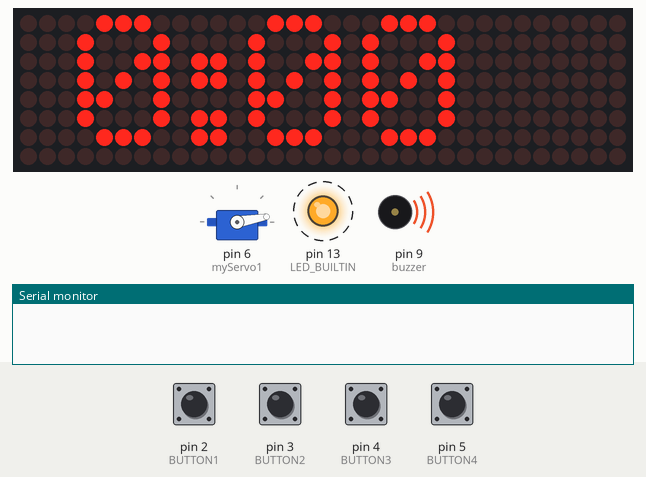
Bench run of a sketch on a simulated Arduino Uno, built with avr-gcc and run on an emulated ATmega328P. Shown: 32×8 LED matrix, servo, output pins drawn as LEDs (lit = HIGH), buzzer (waves = sounding), the last lines printed to the serial monitor. Dashed ring = blinking. The inputs (shaded band) are chosen by the test bench; at power-on: pin 2 (BUTTON1), pin 3 (BUTTON2), pin 4 (BUTTON3), pin 5 (BUTTON4) HIGH.

Above: at 1.2 s.
1.3 s: pin 3 (BUTTON2) pulled LOW for 0.15 s
At 2.7 s:
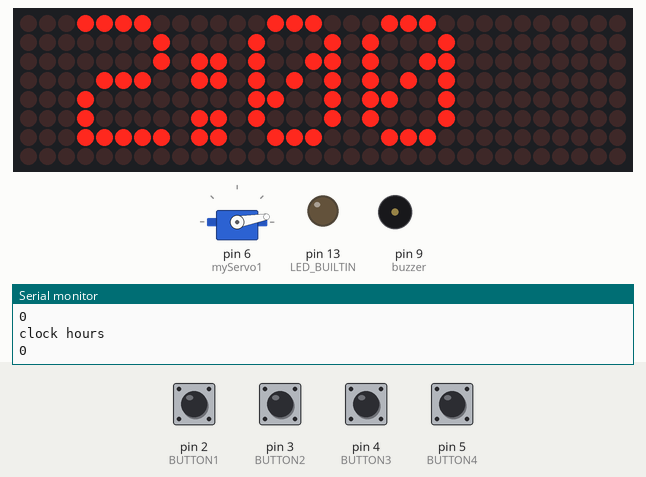
3.0 s: pin 4 (BUTTON3) pulled LOW for 1 s
At 4.7 s:
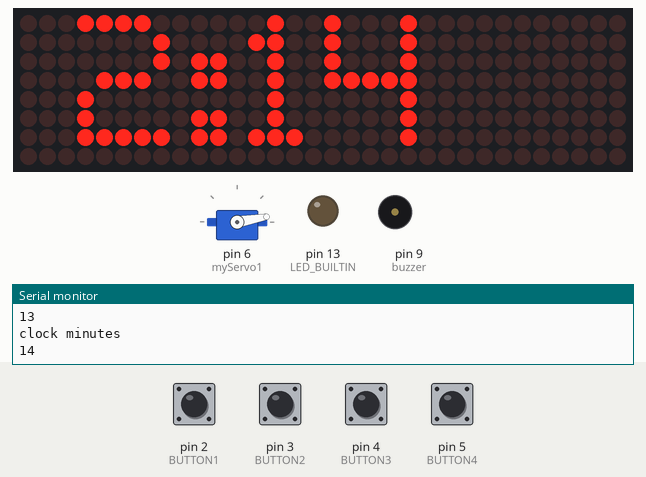
5.5 s: pin 4 (BUTTON3) pulled LOW for 0.15 s
At 6.8 s:
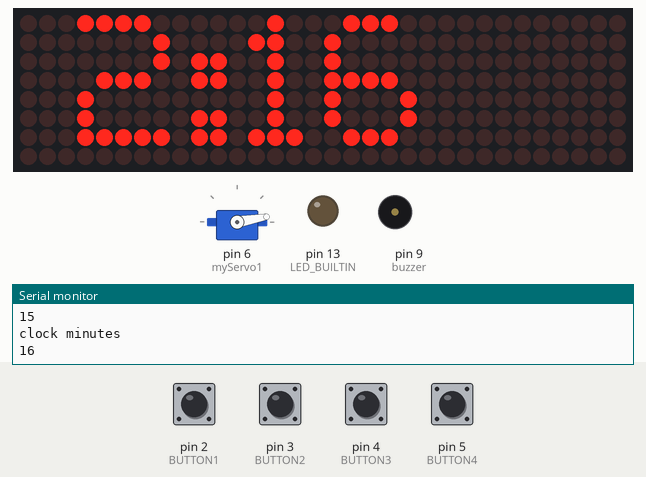
7.1 s: pin 3 (BUTTON2) pulled LOW for 1 s
At 9.0 s:
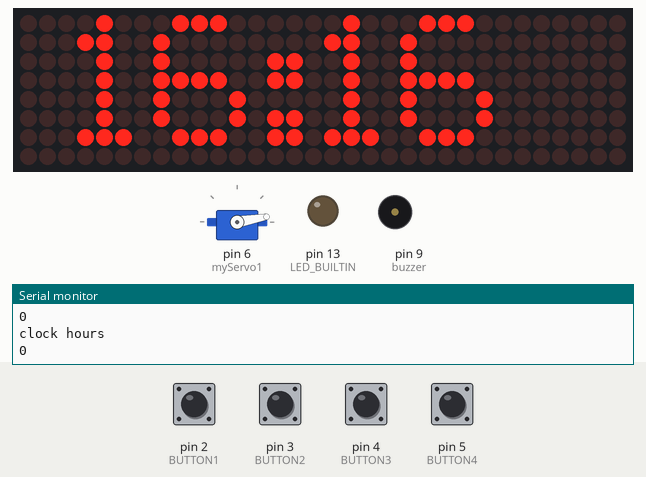
Timing chart, 0 to 10.5 s (numbered marks = the images above; inputs shaded):
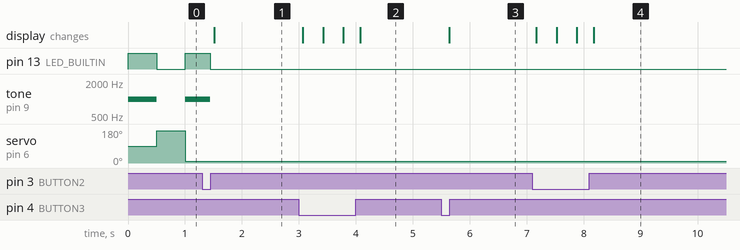

The sketch:

main.ino
```cpp
#include <MD_Parola.h>
#include <MD_MAX72xx.h>
#include <SPI.h>
#include <Servo.h>

const uint16_t WAIT_TIME = 6000;
#define SERVO_INT 500
unsigned long servo_time = millis();
#define CLOCK_INTERVAL 60000 //should be 60000

//enum state {SET_TIME , SET_ALARM, DISPLAY_TIME, ALARM, SNOOZE};

// Define the number of devices we have in the chain and the hardware interface
// NOTE: These pin numbers will probably not work with your hardware and may
// need to be adapted
#define HARDWARE_TYPE MD_MAX72XX::FC16_HW
#define MAX_DEVICES 4

#define CLK_PIN   13
#define DATA_PIN  11
#define CS_PIN    10

#define SET_TIME 0
#define SET_ALARM 1
#define DISPLAY_TIME 2
#define ALARM 3
#define SNOOZE 4

Servo myServo1;
int myServo1_max = 170;
int myServo1_min = 10;
bool myServo1_flag = 0;

long unsigned alarm_length_time=millis();

// Hardware SPI connection
MD_Parola P = MD_Parola(HARDWARE_TYPE, CS_PIN, MAX_DEVICES);
// Arbitrary output pins
// MD_Parola P = MD_Parola(HARDWARE_TYPE, DATA_PIN, CLK_PIN, CS_PIN, MAX_DEVICES);
int state;
int hour = 0;
int minutes = 0;
int set_HM;


// Hardware SPI connection

#define BUTTON1 2
#define BUTTON2 3
#define BUTTON3 4
#define BUTTON4 5

#define DEBOUNCE_TIME 70

//globals
unsigned long time;
unsigned long disp_time;
unsigned long lastDebounceTime = 0;  // the last time the output pin was toggled
unsigned long debounceDelay = 50;
unsigned long alarm_time = millis();
unsigned long clock_time = millis();
unsigned long alarm_clock_int = millis();
unsigned long clock_time_int = millis();

bool button1flag;
bool button2flag;
bool button3flag;
bool button4flag;

bool button1on;
bool button2on;
bool button3on;
bool button4on;

// Variables will change:
int ledState = HIGH;        // the current state of the output pin
int buttonState;            // the current reading from the input pin
int lastButtonState = LOW;  // the previous reading from the input pin
bool ledflag;

const int buzzer = 9; //buzzer to arduino pin 9

bool alarm_mode_on; //can be alarm or not alarm
#define HOUR_MAX 24
int alarm_H;
#define MINUTE_MAX 60
int alarm_M;

bool alarm_on; // true if alarm is on
bool snooze_on;

void print_time(int hour, int minute, MD_Parola &x)
{

  bool boResult;
  String hour_s = String(hour);
  String minute_s = String(minute);

  if (minute < 10)
    minute_s = "0" + minute_s;

  String time = " " + hour_s + ":" + minute_s;

  x.print(time);

}

int alarm_has_been_turned_on=0;
void setup() {

  Serial.begin(9600);

  P.begin();
  state = SET_TIME;
  set_HM = 0;

  //Set up buttons
  pinMode(BUTTON1, INPUT_PULLUP);
  pinMode(BUTTON2, INPUT_PULLUP);
  pinMode(BUTTON3, INPUT_PULLUP);
  pinMode(BUTTON4, INPUT_PULLUP);

  pinMode(buzzer, OUTPUT); // Set buzzer - pin 9 as an output

  pinMode(LED_BUILTIN, OUTPUT);
  digitalWrite(LED_BUILTIN, LOW);
  ledflag = false;

  button1flag = false;
  button2flag = false;
  button3flag = false;
  button4flag = false;
  alarm_mode_on = false;

  print_time(alarm_H, alarm_M, P);

  alarm_H=0;
  alarm_M=0;

  myServo1.attach(6);
}

void loop() {

  if(alarm_mode_on) {
    //SET
     if((millis()-alarm_clock_int) > 300) {
       alarm_clock_int = millis();
        //Update clock here

    }
  } else {
    if((millis()-clock_time) > 60000) {
      clock_time=millis();
        //Update clock here

    }
  }

  switch (state)
  {
case SET_TIME:
      if((millis()-alarm_clock_int) > 300) {
        alarm_clock_int = millis();
          //Update clock here

        print_time(hour, minutes, P);

      }
      break;

    case SET_ALARM:
      //SET
      if((millis()-alarm_clock_int) > 300) {
        alarm_clock_int = millis();
          //Update clock here

        print_time(alarm_H, alarm_M, P);

      }
      break;

      /*
      if((millis()-alarm_clock_int) > 300) {
        alarm_clock_int = millis();
          //Update clock here

        print_time(alarm_H, alarm_M, P);

      }   */
      break;

    case DISPLAY_TIME:
      if((millis()-alarm_clock_int) > 300) {
        alarm_clock_int = millis();
          //Update clock here

        print_time(hour, minutes, P);

      }
      break;

    case ALARM:


      break;

    case SNOOZE:
      break;

      default: break;

  }

  if(digitalRead(BUTTON1)==LOW) {
    delay(DEBOUNCE_TIME);
    if(digitalRead(BUTTON1)==LOW) {
      button1on = true;
    }
  }
  if(digitalRead(BUTTON2)==LOW) {
    delay(DEBOUNCE_TIME);
    if(digitalRead(BUTTON2)==LOW) {
      button2on = true;
    }
  }
  if(digitalRead(BUTTON3)==LOW) {
    delay(DEBOUNCE_TIME);
    if(digitalRead(BUTTON3)==LOW) {
      button3on = true;
    }
  }
  if(digitalRead(BUTTON4)==LOW) {
    delay(DEBOUNCE_TIME);
    if(digitalRead(BUTTON4)==LOW) {
      button4on = true;
    }
  }

//BUTTON 1 ISR
  if(button1on==true) {
    button1on=false;
    // ledState = !ledState;
    // digitalWrite(LED_BUILTIN, ledState);

    state++;
    if(state>1) state=0;
    Serial.println("clock mode ");
    Serial.println(state);

    //alarm_on = true;
    //alarm_time = millis();
  }
//BUTTON 2 ISR
  if(button2on==true) {
    button2on=false;

    if(state==SET_ALARM) {
      alarm_H++;
      if(alarm_H > 23) alarm_H = 0;
      Serial.println("alarm hours");
      Serial.println(alarm_H);
    } else if (state==SET_TIME) {
      hour++;
      if(hour>23) hour=0;
      Serial.println("clock hours");
      Serial.println(alarm_H);
    }

    // ledState = !ledState;
    // digitalWrite(LED_BUILTIN, ledState);
  }
//BUTTON 3 ISR
  if(button3on==true) {
    button3on=false;

    if(state==SET_ALARM) {
      alarm_M++;
      if(alarm_M > 59) alarm_M = 0;
      Serial.println("minutes");
      Serial.println(alarm_M);
    } else if (state==SET_TIME) {
      minutes++;
      if(minutes>59) minutes=0;
      Serial.println("clock minutes");
      Serial.println(minutes);
    }
    // ledState = !ledState;
    // digitalWrite(LED_BUILTIN, ledState);
    alarm_on=false;
  }
//BUTTON 4 ISR
  if(button4on==true) {
    button4on=false;
    // ledState = !ledState;
    // digitalWrite(LED_BUILTIN, ledState);
    Serial.println("alarm off");
    if(alarm_on) {
       Serial.println("Alarm off for real");
       alarm_on=false;
    }
  }

    if((millis()-alarm_length_time) >= 5000) {
      alarm_on = false;
    }

  //Make sure time gets set when alarm goes off
  if(alarm_on==true)
  {

    if( (millis()-servo_time) >= SERVO_INT) {
      servo_time = millis();
      myServo1_flag = !myServo1_flag;
      if(myServo1_flag==true)
        myServo1.write(myServo1_max);
      else
        myServo1.write(myServo1_min);
    }

    int i=0;
    if((millis()-alarm_time)>500) {
      noTone(buzzer);
      digitalWrite(LED_BUILTIN, LOW);
    } else {
      tone(buzzer, 1000-i*100);
      digitalWrite(LED_BUILTIN, HIGH);
      i++;
      if(i>3) i=0;
    }
    if((millis()-alarm_time)>1000) alarm_time = millis();
  }
  else {
      noTone(buzzer);
      digitalWrite(LED_BUILTIN, LOW);
  }

  if((millis()-clock_time_int)>CLOCK_INTERVAL) {
    clock_time_int = millis();
    minutes++;
    if(minutes>59) {
      hour++;
      minutes=0;
    }
    if(hour>23) {
      hour=0;
    }
  }

  if(alarm_H == hour && alarm_M == minutes && alarm_has_been_turned_on==false) {
    alarm_on = true;
    alarm_length_time = millis();
    alarm_time = millis();
    alarm_has_been_turned_on = true;
  }
  if(alarm_H != hour || alarm_M != minutes)
  {
    alarm_on = false;
    alarm_has_been_turned_on = false;
  }


}
```

DotMatrix.cpp
```cpp
#include "DotMatrix.h"

// Define the number of devices we have in the chain and the hardware interface
// NOTE: These pin numbers will probably not work with your hardware and may
// need to be adapted
#define HARDWARE_TYPE MD_MAX72XX::FC16_HW
#define MAX_DEVICES 4

#define CLK_PIN   13  // or SCK
#define DATA_PIN  11  // or MOSI
#define CS_PIN    10  // or SS

MD_Parola _display(HARDWARE_TYPE, CS_PIN, MAX_DEVICES);

DotMatrix::DotMatrix()
{
  _display.begin();
}

DotMatrix::~DotMatrix()
{

}

void DotMatrix::print_to_matrix(String x)
{
  _display.displayClear();
  _display.print(x);

}
```

DotMatrix.h
```cpp
#ifndef _DOTMATRIX
#define _DOTMATRIX


#include <MD_MAX72xx.h>
#include "MD_Parola.h"
#include <SPI.h>

class DotMatrix {

  public:
    DotMatrix();

    ~DotMatrix();

    void print_to_matrix(String x);

  private:


};


#endif
```

MicSensor.cpp
```cpp
#include "Arduino.h"
#include "MicSensor.h"

MicSensor::MicSensor(int a_pin, int d_pin)
{
  analog_pin = a_pin;
  digital_pin = d_pin;

  pinMode(analog_pin, INPUT);
  pinMode(digital_pin, INPUT);

}


MicSensor::~MicSensor()
{
}


float MicSensor::readVoltage()
{
  return analogRead(analog_pin) * (5.0 / 1023.0);
}

bool MicSensor::readExtreme()
{
  return digitalRead(digital_pin);
}
```

MicSensor.h
```cpp
#ifndef _MICSENSOR
#define _MICSENSOR


class MicSensor {

  public:
    MicSensor(int a_pin, int d_pin);

    ~MicSensor();

    float readVoltage();

    bool readExtreme();

    int analog_pin;
    int digital_pin;

  private:


};

#endif
```

Measured:
- after the input at 1.3 s, servo on pin 6 (myServo1): stays 10° (without the input it goes to 170° after 0.20 s); the display: changes after 0.21 s (image 1)
- after the input at 3.0 s, the display: first changes after 0.07 s (image 2 shows a later state)
- after the input at 5.5 s, the display: changes after 0.14 s (image 3)
- after the input at 7.1 s, the display: first changes after 0.07 s (image 4 shows a later state)
